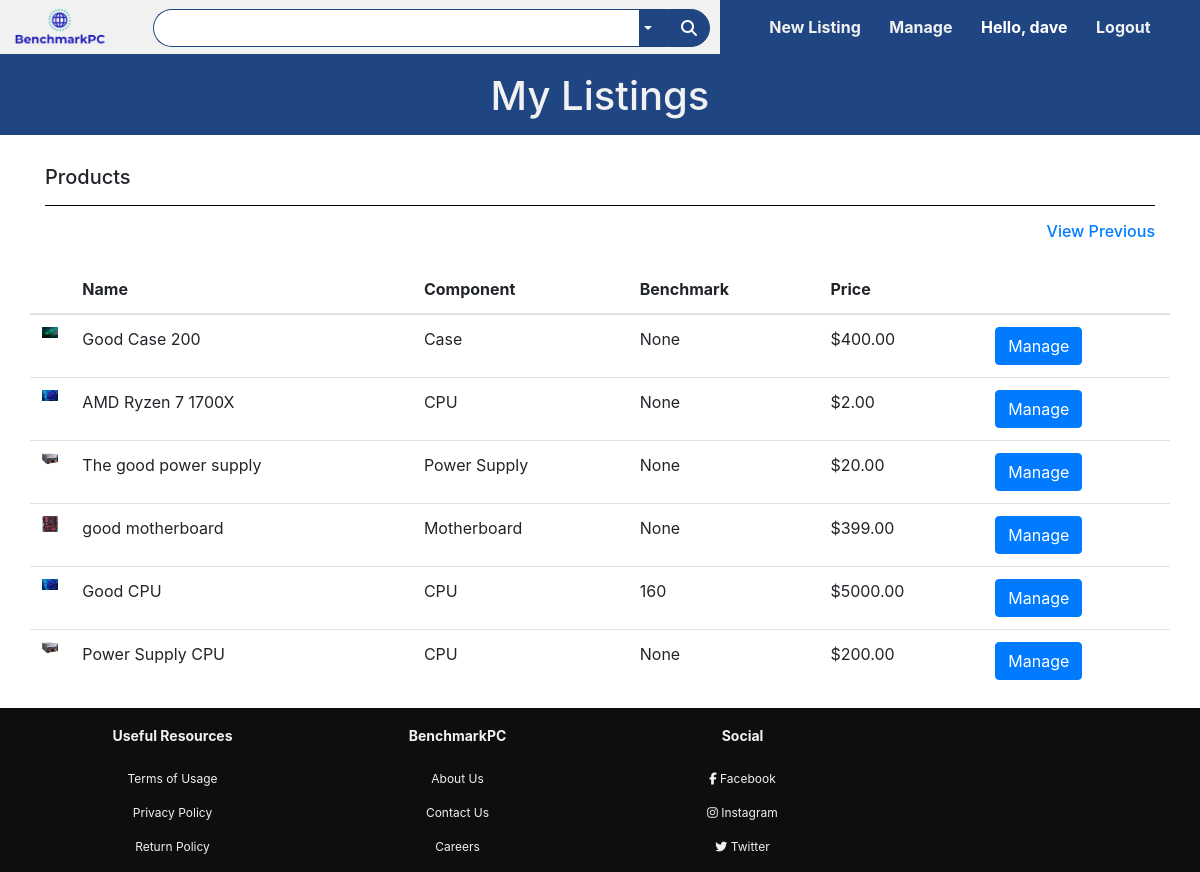
/manage (signed in), run on the app's committed database.
### bench/models.py (models this page shows, shortened)
class User(UserMixin, db.Model):
    id = db.Column(db.Integer, primary_key=True)
    username = db.Column(db.String(80), unique=True, nullable=False)
    email = db.Column(db.String(120), unique=True, nullable=False)
    phone = db.Column(db.String(120), unique=True, nullable=False)
    password_hash = db.Column(db.String(128))
    listings = db.relationship('Listing', backref='user', lazy='dynamic')

class Images(db.Model):
    id = db.Column(db.Integer, primary_key=True)
    ImageName = db.Column(db.String(80), nullable=False)
    ImageListing = db.Column(db.Integer, db.ForeignKey('listing.id'))

class Listing(db.Model):
    id = db.Column(db.Integer, primary_key=True)
    ListingScore = db.Column(db.Integer, nullable=True)
    ListingState = db.Column(db.Integer, nullable=True, server_default="Open")
    ListingName = db.Column(db.String(80), unique=False, nullable=False)
    ListingPrice = db.Column(db.Numeric, unique=False, nullable=False)
    ListingType = db.Column(db.String(80), unique=False, nullable=False)
    ListingDescription = db.Column(
        db.String(80), unique=False, nullable=False, default="Empty")
    ListingTimeStamp = db.Column(
        db.DateTime, default=datetime.datetime.utcnow(), nullable=False)
    userId = db.Column(db.Integer, db.ForeignKey('user.id'))

### bench/routes.py (the view)
@app.route('/manage')
def manageListings():
    if current_user.is_anonymous:
        return redirect('/login')
    title = "Manage Listings | BenchmarkPC"
    listings = Listing.query.filter(Listing.userId==current_user.id, Listing.ListingState=='Open').all()
    listingsAndImages = []
    for listing in listings:
        print("Getting Image")
        image = Images.query.filter_by(ImageListing=listing.id).first()
        if(image != None):
            print("Got Image")
            listingsAndImages.append([listing, image.ImageName])
        else:
            listingsAndImages.append([listing])
    return render_template('search.html', title=title, listings=listingsAndImages, viewType='manage')

### bench/models.py (called while the page is built)
@login_manager.user_loader
def load_user(id):
    return User.query.get(int(id))

### bench/templates/search.html
{% extends 'base.html' %}
{% block content %}
<section class="results-heading-box">
    <div class="container">
        {% if viewType == 'search' %}
            <h1 class="text-center page-title">Results</h1>
        {% elif viewType == 'manage' %}
        <h1 class="text-center page-title">My Listings</h1>
        {% elif viewType == 'previous' %}
        <h1 class="text-center page-title">My Sold Listings</h1>
        {% endif %}
    </div>
</section>
<section class="product-results">
    <div class="sub-header-results container">
        <h5>Products</h5>
        <hr>
    </div>
    <div class="extra-actions container">
        <ul>
            {% if viewType == 'search' %}
            <li>
                <a href="/compare">
                    <h6>Compare</h6>
                </a>
            </li>
            <li>
                <a href="/price-notif">
                    <h6>Price Alert</h6>
                </a>
            </li>
            {% elif viewType == 'manage' %}
            <li>
                <a href="/previous">
                    <h6>View Previous</h6>
                </a>
            </li>
            {% elif viewType == 'previous' %}
            <li>
                <a href="/manage">
                    <h6>Manage Current</h6>
                </a>
            </li>
            {% endif %}
        </ul>
    </div>
    <table class="table table-hover container results-table">
        <thead>
            <tr class="results-table-header">
            <th scope="col"></th>
            <th scope="col">Name</th>
            <th scope="col">Component</th>
            <th scope="col">Benchmark</th>
            <th scope="col">Price</th>
            <th scope="col"></th>
            </tr>
        </thead>
        <tbody>
            {% for listing in listings %}
            <tr>
            <th scope="row">
                <div class="image-parent">
                    <div class="image-container">
                        {% if listing|length == 1 %}
                        <img src="static/placeholder.png" alt="static/Images/6_p.jpg">
                        {% elif listing|length == 2 %}
                        <img src="static/Images/{{ listing[1] }}" alt="static/Images/6_p.jpg">
                        {% endif %}
                    </div>
                </div>
            </th>
            <td>{{ listing[0].ListingName }}</td>
            <td>{{ listing[0].ListingType }}</td>
            <td>{{ listing[0].ListingScore }}</td>
            <td>{{"${0:.2f}".format(listing[0].ListingPrice)}}</td>
            <td>
                {% if viewType == 'search' or viewType == 'previous' %}
                <a href="/listing/{{ listing[0].id }}" class="btn btn-primary">View</a></td>
                {% elif viewType == 'manage' %}
                <a href="/manage/{{ listing[0].id }}" class="btn btn-primary">Manage</a></td>
                {% endif %}
            </tr>
            {% endfor %}
        </tbody>
    </table>
</section>
{% endblock %}

### bench/templates/base.html (shortened to what this page needs)
<!DOCTYPE html>
<html>
    <head>
        <link rel="stylesheet" type="text/css" href="{{ url_for('static',filename='styles/base.css') }}">
        <link rel="stylesheet" href="https://stackpath.bootstrapcdn.com/bootstrap/4.3.1/css/bootstrap.min.css">
    </head>
    <body>
        <div class="nav-bar" style="margin-bottom: 0;">
            <div class="search">
                <a href="/">
                    <img src="/static/logo.PNG" class="logo">
                </a>
                <input form="searchForm" name="searchText" type="text" class="form-control search-bar-form">
                <div class="dropdown">
                    <button class="dropbtn dropdown-toggle" type="button" id="dropdownMenuButton"
                    data-toggle="dropdown" aria-haspopup="true" aria-expanded="false"></button>
                </div>
                <span class="input-group-text search-bar-span">
                    <button type="submit" tabindex="2" form="searchForm" class="search-button-box">
                        <i class="fas fa-search"></i>
                    </button>
                </span>
            </div>
            <div class="menu-bar">
                <ul>
                    <li>
                        <a href="/newListing">New Listing</a>
                        <a href="/manage">Manage</a>
                        {% if current_user.is_authenticated %}
                        <a id="userText">Hello, {{ current_user.username }}</a>
                        <a href="/logout">Logout</a>
                        {% else %}
                        <a href="/login">Login</a>
                        <a href="/register">Register</a>
                        {% endif %}
                    </li>
                </ul>
            </div>
        </div>
    {% block content %}
    {% endblock %}
        <section class="Footer">
            <div class="text-center footer-box">
                <div class="container resources">
                    <div class="row">
                        <div class="col-md-3">
                            <h2>Useful Resources</h2>
                            <p>Terms of Usage</p>
                            <p>Privacy Policy</p>
                            <p>Return Policy</p>
                        </div>
                        <div class="col-md-3">
                            <h2>BenchmarkPC</h2>
                            <p>About Us</p>
                            <p>Contact Us</p>
                            <p>Careers</p>
                        </div>
                        <div class="col-md-3">
                            <h2>Social</h2>
                            <p>
                                <i class="fab fa-facebook-f"></i>
                                Facebook
                            </p>
                            <p>
                                <i class="fab fa-instagram"></i>
                                Instagram
                            </p>
                            <p>
                                <i class="fab fa-twitter"></i>
                                Twitter
                            </p>
                        </div>
                    </div>
                </div>
            </div>
        </section>
    </body>
</html>

### bench/static/styles/base.css (style rules this page uses)
* { margin: 0; padding: 0; }
body { background-color: #f1f1f1; font-family: sans-serif; }
.nav-bar { height: 57px; top: 0; position: sticky; background: #f1f1f1; margin-bottom: 20px; border-bottom: 3px solid #1f4582; z-index: 5; }
.logo { height: 40px; margin: 7px 12px; }
.search-button-box { overflow: hidden !important; background: rgba(0, 0, 0, 0); border-style: none !important; }
.search-bar-form { margin-top: 9px; margin-left: 30px; border: 1px solid #1f4582 !important; border-right: none !important; border-top-left-radius: 20px !important; border-bottom-left-radius: 20px !important; border-top-right-radius: 0px !important; border-bottom-right-radius: 0px !important; box-shadow: none !important; }
.search-bar-span { background: #1f4582 !important; border: 1px solid #1f4582 !important; margin: 9px 10px 7px 0px !important; border-top-left-radius: 0px !important; border-bottom-left-radius: 0px !important; border-top-right-radius: 20px !important; border-bottom-right-radius: 20px !important; cursor: pointer; }
.search { display: inline-flex; width: 60%; }
.fa-search { color: white; }
.menu-bar { width: 40%; height: 27px; float: right; }
.menu-bar ul li { list-style-type: none; padding: 15px 35px; display: flex; flex-direction: row; justify-content: space-around; flex-wrap: nowrap; background-color: #1f4582; cursor: pointer; }
.menu-bar ul li a { font-size: 16px; font-weight: bold; color: #f1f1f1; text-decoration: none; }
.footer-box { background: rgb(14, 14, 14); color: #f1f1f1; }
.resources h2 { font-weight: bold; font-size: 14px; margin-top: 20px; margin-bottom: 25px; }
.resources p { font-size: 12px; }
#userText { color: white !important; }
.dropbtn { background-color: #1f4582 !important; color: #fff !important; margin-top: 9px !important; height: 38px !important; padding: 5px 15px 5px 5px !important; border: 1px solid #1f4582 !important; border-left: none !important; }
.dropdown { position: relative !important; display: inline-block !important; }
.page-title { padding: 15px; color: #f1f1f1; }
.results-heading-box { background-color: #1f4582 !important; margin-bottom: 30px; }
.results-table-header { border-top: hidden; }
.sub-header-results hr { color: black !important; background-color: black !important; }
.extra-actions ul { list-style-type: none; overflow: hidden; }
.extra-actions li { float: right; }
.extra-actions li a { display: block; text-align: center; padding-left: 15px; }
.image-parent { width: 48; }
.image-container { display: block; width: 100%; height: auto; position: relative; overflow: hidden; padding: 100% 0 0 0; }
.image-container img { display: block; max-width: 100%; max-height: 100%; position: absolute; top: 0; bottom: 0; left: 0; right: 0; }

### data on the page
User: username "dave"
Images: ImageName (picture), ListingName "Good Case 200", ListingType "Case", ListingScore "None"
Listing: ListingPrice "$400.00"
Images: ImageName (picture), ListingName "AMD Ryzen 7 1700X", ListingType "CPU", ListingScore "None"
Listing: ListingPrice "$2.00"
Images: ImageName (picture), ListingName "The good power supply", ListingType "Power Supply", ListingScore "None"
Listing: ListingPrice "$20.00"
Images: ImageName (picture), ListingName "good motherboard", ListingType "Motherboard", ListingScore "None"
Listing: ListingPrice "$399.00"
Images: ImageName (picture), ListingName "Good CPU", ListingType "CPU", ListingScore "160"
Listing: ListingPrice "$5000.00"
Images: ImageName (picture), ListingName "Power Supply CPU", ListingType "CPU", ListingScore "None"
Listing: ListingPrice "$200.00"
